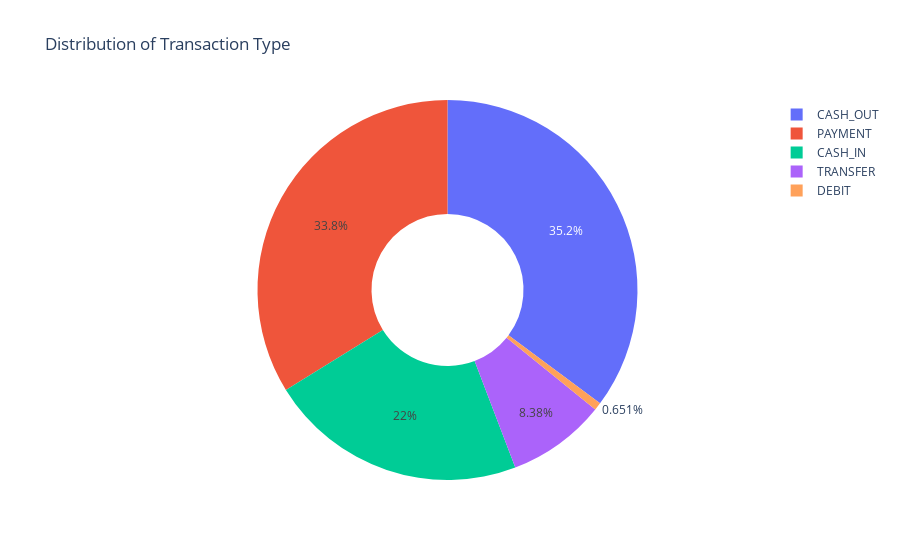

Notebook cell for this chart:
### Code cell
# Visualizing the type column categories
px.pie(dataset, values = quantity, names = transaction,hole = 0.4,title = "Distribution of Transaction Type")

### Figure 1 — Plotly figure (JSON) as saved in the notebook; plotly's stock layout.template omitted (floating-point values rounded to 4 significant figures)
{"data": [{"domain": {"x": [0, 1], "y": [0, 1]}, "hole": 0.4, "hovertemplate": "label=%{label}<br>value=%{value}<extra></extra>", "labels": ["CASH_OUT", "PAYMENT", "CASH_IN", "TRANSFER", "DEBIT"], "legendgroup": "", "name": "", "showlegend": true, "values": [2237500, 2151495, 1399284, 532909, 41432], "type": "pie"}], "layout": {"legend": {"tracegroupgap": 0}, "title": {"text": "Distribution of Transaction Type"}, "autosize": true}}
